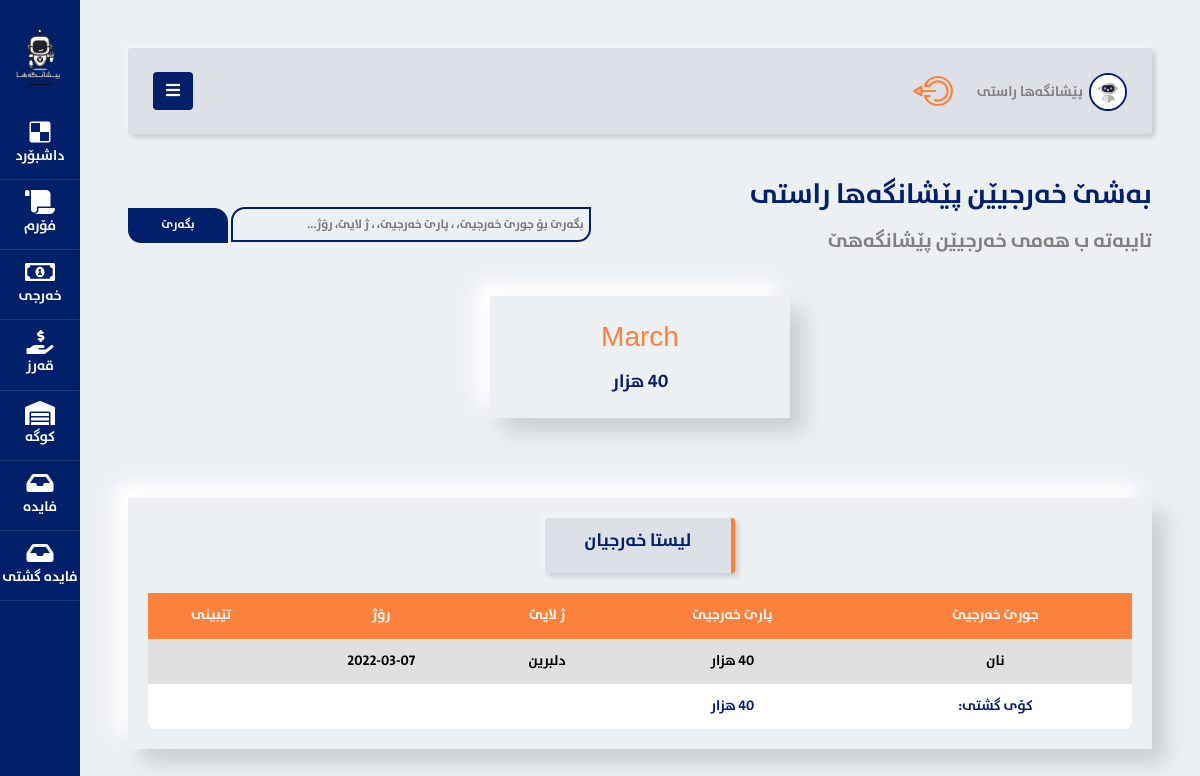
Page /AllExpense.php (signed in) on the committed database.
### tables this page shows
CREATE TABLE `expense` (
  `id` int(11) NOT NULL,
  `type_of_expense` varchar(255) NOT NULL,
  `money_of_expense` bigint(20) NOT NULL,
  `by_person` varchar(200) NOT NULL,
  `day_of_expense` date NOT NULL,
  `note_of_expense` longtext NOT NULL
);

### includes/config.php (called while the page is built, shortened)
<?php
$db = mysqli_connect('localhost', 'root', '', 'rasti');
function sec($data) {
	global $db;
	$data = mysqli_real_escape_string($db, htmlspecialchars($data));
	return $data;
}
?>

### AllExpense.php (the view, shortened to what this page needs)
<?php include 'includes/config.php';
?>
<!DOCTYPE html>
<html lang="en">
<head>
	<link rel="stylesheet" href="assets/css/style.css">
	<link href="assets/css/bootstrap.min.css" rel="stylesheet">
	<link href="fontawesome/all.min.css" rel="stylesheet">
	<link href="fontawesome/fontawesome.min.css" rel="stylesheet">
</head>
<body style="background-color: #ecf0f3;">
	<div class="wrapper d-flex align-items-stretch">
		<?php include 'includes/sidebar.php'; ?>
		<div id="content" class="p-4 p-md-5">
			<?php include 'includes/navbar.php'; ?>
			<div class="header-of-page">
				<div class="headre-of-page-with-search">
					<div class="headre-of-page-with-search-txt">
						<h1>بەشێ خەرجیێن پێشانگەها راستی</h1>
						<p>تایبەتە ب  هەمی خەرجیێن پێشانگەهێ</p>
					</div>
					<div class="headre-of-page-with-search-serach">
						<form method="GET" action="<?php echo $_SERVER['PHP_SELF'];?>">
							<input type="text" name="search" placeholder="بگەرێ بۆ جورێ خەرجیێ، ، پارێ خەرجیێ، ، ژ لایێ، رۆژ...">
							<button>بگەرێ</button>
						</form>
					</div>
				</div>
				<div class="month-data-cards">
					<?php
					$MonthQuery = mysqli_query($db , "SELECT MONTHNAME(day_of_expense) AS mname, sum(money_of_expense) AS total FROM `expense` GROUP BY MONTHNAME(day_of_expense)");
					while($MonthRow = mysqli_fetch_assoc($MonthQuery)){ ?>
						<div class="month-data">
							<h3><?php echo sec($MonthRow['mname']); ?></h3>
							<span><?php echo sec($MonthRow['total']); ?> هزار</span>
						</div>
					<?php } ?>
				</div>
				<div class="show-our-table">
					<div class="day-of-expense">
						<h1>لیستا خەرجیان</h1>
					</div>
					<table>
						<tr style="background-color: #FC813C;">
							<td>جورێ خەرجیێ</td>
							<td>پارێ خەرجیێ</td>
							<td>ژ لایێ</td>
							<td>رۆژ</td>
							<td>تێبینی</td>
						</tr>
						<?php
						$sum = 0;
						$ExpQuery = mysqli_query($db , "SELECT * FROM `expense` ORDER BY `id` DESC");
						while($ExpRow = mysqli_fetch_assoc($ExpQuery)){
							$sum += sec($ExpRow['money_of_expense'])?>
							<tr>
								<td><?php echo sec($ExpRow['type_of_expense']);?></td>
								<td><?php echo sec($ExpRow['money_of_expense']);?> هزار</td>
								<td><?php echo sec($ExpRow['by_person']);?></td>
								<td><?php echo sec($ExpRow['day_of_expense']);?></td>
								<td><?php echo sec($ExpRow['note_of_expense']);?></td>
							</tr>
						<?php } ?>
						<tr>
							<td style="color: #022069;">کۆی گشتی: </td>
							<td style="color: #022069;"><?php echo $sum?> هزار</td>
						</tr>
					</table>
				</div>
			</div>
		</div>
	</div>
</body>
</html>

### assets/css/style.css (style rules this page uses)
* { padding: 0; margin: 0; text-decoration: none; list-style: none; box-sizing: border-box; font-family: 'rabarr'; font-weight: normal; }
body { background-color: #ecf0f3; }
.header-of-page { width: 100%; text-align: right; }
.header-of-page h1 { font-family: 'rabarr'; font-size: 28px; color: #022069; }
.header-of-page p { font-size: 20px; }
.show-our-table { width: 100%; display: flex; flex-direction: column; justify-content: center; align-items: center; margin-bottom: 60px; padding: 20px; box-sizing: border-box; background: #ecf0f3; box-shadow: 14px 14px 20px #cbced1, -14px -14px 20px white; direction: rtl; }
.show-our-table table { width: 100%; border-radius: 8px; color: white; background-color: white; }
.show-our-table table tr:nth-child(1) td { position: relative; text-align: center; padding: 10px 0 10px 0; margin: 10px 0 10px 0; background-color: #FC813C; color: white; }
.show-our-table table tr:nth-child(even) td { color: black; background-color: #E0E0E0; }
.show-our-table table td { position: relative; text-align: center; padding: 10px 0 10px 0; margin: 10px 0 10px 0; color: black; }
.day-of-expense { background: #dde1e7; border-right: 4px solid #FC813C; border-radius: 3px; box-shadow: -3px -3px 7px #ffffff73, 3px 3px 5px rgba(94, 104, 121, 0.288); padding: 10px 40px; margin-bottom: 20px; }
.day-of-expense h1 { font-size: 18px; }
.headre-of-page-with-search { width: 100%; display: flex; flex-wrap: wrap; justify-content: space-between; align-items: center; direction: rtl; }
.headre-of-page-with-search-serach input { width: 360px; height: 35px; padding: 0 5px; border: 2px solid #022069; border-radius: 14px 0 13px 0; background-color: transparent; font-size: 12px; }
.headre-of-page-with-search-serach button { width: 100px; height: 35px; padding: 0 5px; border: 2px solid #022069; border-radius: 0 14px 0 13px; background-color: #022069; font-size: 12px; color: white; }
.month-data-cards { width: 100%; display: flex; flex-wrap: wrap; justify-content: center; align-items: center; margin: 20px 0 60px 0; direction: rtl; }
.month-data { width: 300px; display: flex; flex-direction: column; justify-content: center; align-items: center; margin: 0 10px 20px 10px; padding: 20px; box-sizing: border-box; background: #ecf0f3; box-shadow: 14px 14px 20px #cbced1, -14px -14px 20px white; }
.month-data h3 { color: #FC813C; }
.month-data span { font-size: 18px; color: #022069; }

### rows in the picture
expense: type_of_expense "نان", money_of_expense "40", by_person "دلبرین", day_of_expense "2022-03-07"

### other values in the picture
sec($MonthRow['mname']) "March"
$sum "40"
